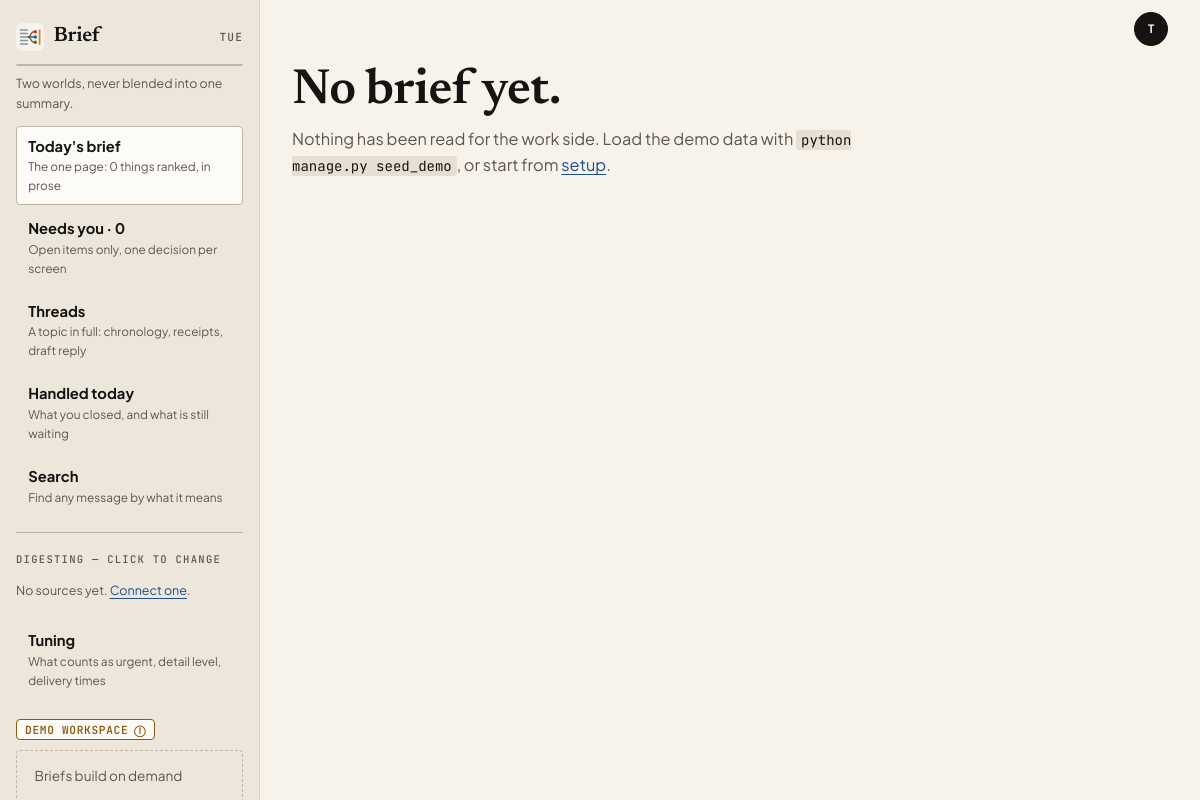
The page /work/brief/ (signed in) on the database as committed earlier.
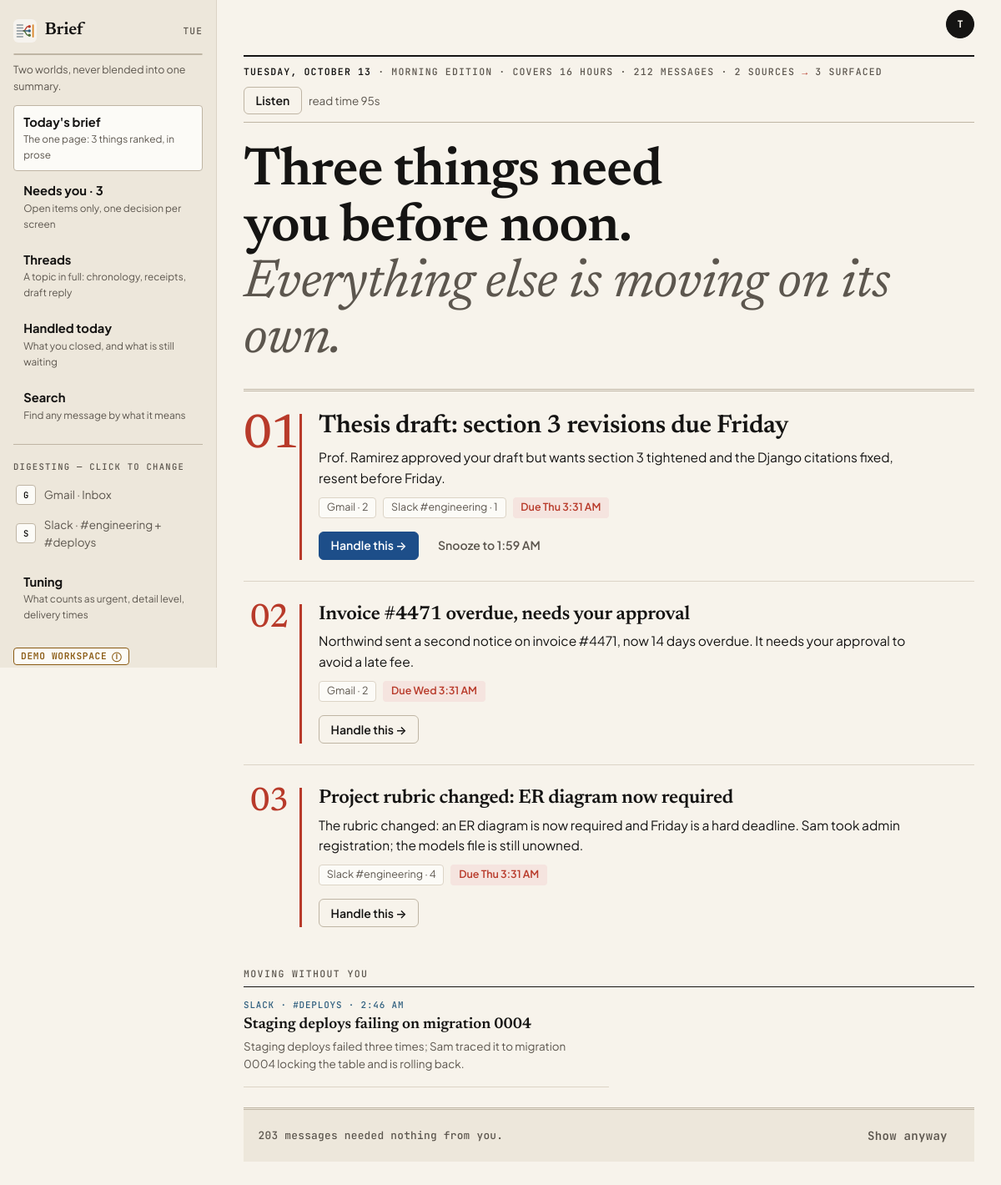
The same page on the database as committed later.
### unopsis/models.py (models this page shows, shortened)
class Connection(models.Model):
    class Status(models.TextChoices):
        CONNECTED = "connected", "Connected"
        ERROR = "error", "Error"
        REVOKED = "revoked", "Revoked"
    space = models.ForeignKey(Space, on_delete=models.CASCADE, related_name="connections")
    provider = models.CharField(max_length=32, choices=Provider.choices)
    external_account = models.CharField(
        max_length=254,
        help_text="Identifier at the provider, e.g. an address, workspace, or handle.",
    )
    display_name = models.CharField(max_length=120, blank=True)
    status = models.CharField(max_length=16, choices=Status.choices, default=Status.CONNECTED)
    read_only = models.BooleanField(default=True)
    token_ref = models.CharField(
        max_length=200, blank=True,
        help_text=(
            "Opaque pointer to credentials held in a secrets store. No token "
            "material is ever written to this table."
        ),
    )
    included_scopes = models.JSONField(
        default=list, blank=True,
        help_text=(
            'Which channels/labels/chats count, e.g. '
            '[{"id":"C08KJ21X","name":"#engineering","type":"channel"}]. '
            "Excluded scopes are simply absent."
        ),
    )
    last_synced_at = models.DateTimeField(null=True, blank=True)
    last_error = models.TextField(blank=True)
    class Meta:
        ordering = ["space", "provider", "external_account"]
        constraints = [
            models.UniqueConstraint(
                fields=["space", "provider", "external_account"],
                name="uniq_connection_per_space_provider_account",
            )
        ]

class Brief(models.Model):
    class Trigger(models.TextChoices):
        SCHEDULED = "scheduled", "Scheduled"
        ON_DEMAND = "on_demand", "On demand"
    class Status(models.TextChoices):
        BUILDING = "building", "Building"
        READY = "ready", "Ready"
        FAILED = "failed", "Failed"
    space = models.ForeignKey(Space, on_delete=models.CASCADE, related_name="briefs")
    window_start = models.DateTimeField()
    window_end = models.DateTimeField()
    trigger = models.CharField(max_length=16, choices=Trigger.choices)
    status = models.CharField(max_length=16, choices=Status.choices, default=Status.BUILDING)
    headline = models.CharField(
        max_length=200, blank=True,
        help_text='The one line at the top, e.g. "Three things need you before noon."',
    )
    message_count = models.PositiveIntegerField(default=0)
    topic_count = models.PositiveIntegerField(default=0)
    read_seconds = models.PositiveIntegerField(default=0, help_text="Estimated time to read.")
    steps = models.JSONField(
        default=list, blank=True,
        help_text=(
            'Generation progress for the waiting screen, e.g. '
            '[{"label":"Reading 212 messages","status":"done","ms":3100}].'
        ),
    )
    model_version = models.CharField(max_length=80, blank=True)
    generated_at = models.DateTimeField(null=True, blank=True)
    class Meta:
        ordering = ["-window_end"]
        constraints = [
            models.UniqueConstraint(
                fields=["space", "window_start", "window_end"],
                condition=Q(trigger="scheduled"),
                name="uniq_scheduled_brief_per_window",
            )
        ]

class BriefItem(models.Model):
    class Lane(models.TextChoices):
        NEEDS_YOU = "needs_you", "Needs you"
        MOVING = "moving", "Moving without you"
        FYI = "fyi", "FYI"
    class State(models.TextChoices):
        OPEN = "open", "Open"
        HANDLED = "handled", "Handled"
        SNOOZED = "snoozed", "Snoozed"
        DISMISSED = "dismissed", "Dismissed"
    brief = models.ForeignKey(Brief, on_delete=models.CASCADE, related_name="items")
    title = models.CharField(max_length=200, help_text="The subject this item is about.")
    messages = models.ManyToManyField(
        Message, related_name="brief_items", blank=True,
        help_text="The receipts: every message this item's summary rests on.",
    )
    primary_message = models.ForeignKey(
        Message,
        on_delete=models.SET_NULL,
        null=True, blank=True, related_name="lead_for_items",
    )
    lane = models.CharField(max_length=16, choices=Lane.choices)
    rank = models.PositiveIntegerField()
    summary = models.TextField()
    why = models.TextField(blank=True, help_text="Why this surfaced -- shown on demand.")
    deadline_at = models.DateTimeField(null=True, blank=True)
    state = models.CharField(max_length=16, choices=State.choices, default=State.OPEN)
    handled_at = models.DateTimeField(null=True, blank=True)
    snoozed_until = models.DateTimeField(null=True, blank=True)
    actions = models.JSONField(
        default=list, blank=True,
        help_text=(
            'Offered actions, e.g. '
            '[{"kind":"reply","label":"Reply to Prof. Ramirez","primary":true}].'
        ),
    )
    draft_body = models.TextField(blank=True, help_text="A reply composed but not yet sent.")
    draft_sent_at = models.DateTimeField(null=True, blank=True)
    open_count = models.PositiveIntegerField(default=0)
    feedback = models.SmallIntegerField(
        default=0, help_text="-1 thumbs down, 0 none, +1 thumbs up."
    )
    class Meta:
        ordering = ["lane", "rank"]
        constraints = [
            models.UniqueConstraint(fields=["brief", "lane", "rank"], name="uniq_slot_per_brief"),
            models.UniqueConstraint(fields=["brief", "title"], name="uniq_title_per_brief"),
        ]

class Message(models.Model):
    connection = models.ForeignKey(Connection, on_delete=models.CASCADE, related_name="messages")
    author = models.ForeignKey(
        Person,
        on_delete=models.PROTECT,
        related_name="messages",
    )
    external_id = models.CharField(max_length=200, help_text="The provider's own message id.")
    scope_name = models.CharField(
        max_length=200, blank=True,
        help_text="Channel/label the message arrived in, denormalized from the provider.",
    )
    sent_at = models.DateTimeField()
    body = models.TextField()
    permalink = models.URLField(blank=True)
    is_noise = models.BooleanField(default=False)
    raw = models.JSONField(default=dict, blank=True)
    class Meta:
        ordering = ["-sent_at"]
        constraints = [
            models.UniqueConstraint(
                fields=["connection", "external_id"], name="uniq_message_per_connection"
            )
        ]
        indexes = [
            models.Index(fields=["connection", "sent_at"], name="idx_message_conn_sent"),
        ]

### unopsis/app_views.py (the view)
# urls.py: path("work/brief/", app_views.work_brief, name="app-work-brief"),
@login_required
def work_brief(request):
    space, brief, now = _world(WORK, request.user)
    needs = list(ui.lane_items(brief, NEEDS_YOU))
    for item in needs:
        item.chips = ui.source_chips(item)
    return _render_world(
        request, "unopsis/app/work_brief.html", WORK, "brief", space, brief, now,
        needs=needs,
        moving=ui.lane_items(brief, MOVING, states=(OPEN, HANDLED)),
        fyi=ui.lane_items(brief, FYI, states=(OPEN, HANDLED)),
        hours=ui.window_hours(brief),
        source_count=space.connections.count() if space else 0,
        quiet_count=ui.quiet_message_count(brief),
        broken=_broken(space),
        snooze_to=ui.snooze_until(space, now),
    )

### unopsis/app_urls.py (called while the page is built)
    def to_url(self, value):
        return value

### unopsis/app_views.py (called while the page is built)
def _world(kind, user):
    space = ui.current_space(kind, user)
    return space, ui.latest_brief(space), timezone.now()

def _render_world(request, template, kind, active, space, brief, now, **extra):
    context = {"active": active, "brief": brief, **ui.sidebar_context(kind, space, brief, now)}
    context.update(extra)
    return render(request, template, context)

def _broken(space):
    return list(space.connections.filter(status=Connection.Status.ERROR)) if space else []

### unopsis/templatetags/app_ui.py (called while the page is built)
@register.filter
def initials(name):
    parts = str(name or "").replace(".", " ").split()
    return "".join(part[0] for part in parts[:2]).upper() or "?"

@register.filter
def provider_letter(value):
    if value is None:
        return "·"
    label = value.get_provider_display() if hasattr(value, "get_provider_display") else str(value)
    return label[:1].upper() or "·"

### unopsis/ui.py (called while the page is built)
def current_space(kind, user):
    if user is None or not user.is_authenticated:
        return None
    return Space.objects.filter(kind=kind, user=user).order_by("pk").first()

### templates/unopsis/app/work_brief.html (shortened to what this page needs)
{% extends "unopsis/app/shell.html" %}
{% load app_ui %}
{% block rail %}{% include "unopsis/app/_rail_world.html" %}{% endblock %}
{% block rail_foot %}{% include "unopsis/app/_rail_world_foot.html" %}{% endblock %}
{% block app_content %}
{% if not brief %}
  <h1 class="page-title">No brief yet.</h1>
  <p class="page-sub">Nothing has been read for the work side. Load the demo data with
    <code>python manage.py seed_demo</code>, or start from <a href="{% url 'app-setup-world' %}">setup</a>.</p>
{% else %}
  <div class="masthead">
    <span class="dateline">
      <b>{{ brief.window_end|date:"l, F j" }}</b>
      · {% with hour=brief.window_end|date:"G"|add:0 %}{% if hour < 12 %}Morning{% elif hour < 17 %}Afternoon{% else %}Evening{% endif %}{% endwith %} edition
      · Covers {{ hours }} hours · {{ brief.message_count }} messages · {{ source_count }} sources
      <span class="arrow">→</span> {{ needs|length }} surfaced
    </span>
    <span class="d-flex align-items-center gap-2">
      <button type="button" class="btn-app" data-listen="#brief-body">Listen</button>
      <span class="meta">read time {{ brief.read_seconds }}s</span>
    </span>
  </div>
  <div id="brief-body">
    <h1 class="page-title page-title--lead">{{ brief.headline|default:"Here is your brief." }}{% if moving %}<br><span class="soft">Everything else is moving on its own.</span>{% endif %}</h1>
    <hr class="rule-double mt-4 mb-0">
    {% for item in needs %}
      <article class="ed-item {% if forloop.first %}ed-item--lead{% endif %}">
        <span class="ed-num"><span class="visually-hidden">Number </span>{{ forloop.counter|stringformat:"02d" }}</span>
        <div>
          <h2 class="ed-title">{{ item.title }}</h2>
          <p class="ed-sum">{{ item.summary }}</p>
          <p class="d-flex flex-wrap gap-2 mb-3">
            {% for chip in item.chips %}<span class="chip">{{ chip.label }} · {{ chip.count }}</span>{% empty %}<span class="meta">no receipts cited</span>{% endfor %}
            {% if item.deadline_at %}<span class="chip chip--due">Due {{ item.deadline_at|date:"D g:i A" }}</span>{% endif %}
          </p>
          <div class="d-flex flex-wrap gap-2">
            <a class="btn-app {% if forloop.first %}btn-app--primary{% endif %}" href="{% url 'app-work-focus' item.pk %}">Handle this →</a>
            {% if forloop.first %}
              <form method="post" action="{% url 'app-item-action' item.pk %}">{% csrf_token %}
                <button class="btn-app btn-app--quiet" type="submit">Snooze to {{ snooze_to|time:"g:i A" }}</button>
              </form>
            {% endif %}
          </div>
        </div>
      </article>
    {% empty %}
      <p class="hint mt-4">Nothing needs you right now. <a href="{% url 'app-work-handled' %}">See what you handled today</a>.</p>
    {% endfor %}
    {% if moving %}
      <section class="mt-4">
        <h2 class="h6">Moving without you</h2>
        <div class="dispatch-grid">
          {% for item in moving %}
            <div class="dispatch-cell">
              <span class="dl">{% if item.primary_message %}{{ item.primary_message.connection.get_provider_display }}{% if item.primary_message.scope_name %} · {{ item.primary_message.scope_name }}{% endif %} · <time datetime="{{ item.primary_message.sent_at|date:'c' }}">{{ item.primary_message.sent_at|time:"g:i A" }}</time>{% else %}Moving{% endif %}</span>
              <a class="dt" href="{% url 'app-thread' 'work' item.pk %}">{{ item.title }}</a>
              {% if item.summary %}<span class="meta">{{ item.summary }}</span>{% endif %}
            </div>
          {% endfor %}
        </div>
      </section>
    {% endif %}
  </div>
  <details class="colophon mt-4">
    <summary class="d-flex justify-content-between align-items-center gap-2">
      <span>{{ quiet_count }} message{{ quiet_count|pluralize }} needed nothing from you.</span>
      <span class="btn-app btn-app--quiet">Show anyway</span>
    </summary>
  </details>
{% endif %}
{% endblock %}

### templates/unopsis/app/_rail_world.html (shortened to what this page needs)
{% load static app_ui %}
<div class="rail-brand">
  <img class="rail-logo" src="{% static 'img/unopsis-logo.svg' %}" alt="">
  {% if world == 'work' %}Brief{% else %}Catch up{% endif %}
  <span class="rail-day">{{ today|date:"D" }}</span>
</div>
<nav class="segmented" aria-label="Switch world">
  <a href="{% url 'app-work-brief' %}" class="{% if world == 'work' %}is-on{% endif %}"
     {% if world == 'work' %}aria-current="page"{% endif %}>Work</a>
  <a href="{% url 'app-personal-catchup' %}" class="{% if world == 'personal' %}is-on{% endif %}"
     {% if world == 'personal' %}aria-current="page"{% endif %}>Personal</a>
</nav>
<p class="rail-note">{% if world == 'work' %}Two worlds, never blended into one summary.{% else %}Different sources, different ranking.{% endif %}</p>
{% if world == 'work' %}
  <a class="rail-link {% if active == 'brief' %}is-active{% endif %}" href="{% url 'app-work-brief' %}">
    <strong>Today's brief</strong><small>The one page: {{ needs_you_count }} thing{{ needs_you_count|pluralize }} ranked, in prose</small></a>
  <a class="rail-link {% if active == 'needs-you' %}is-active{% endif %}" href="{% url 'app-work-needs-you' %}">
    <strong>Needs you · {{ needs_you_count }}</strong><small>Open items only, one decision per screen</small></a>
  <a class="rail-link {% if active == 'threads' %}is-active{% endif %}"
     href="{% if first_needs_you %}{% url 'app-thread' 'work' first_needs_you.pk %}{% else %}{% url 'app-work-brief' %}{% endif %}">
    <strong>Threads</strong><small>A topic in full: chronology, receipts, draft reply</small></a>
  <a class="rail-link {% if active == 'handled' %}is-active{% endif %}" href="{% url 'app-work-handled' %}">
    <strong>Handled today</strong><small>What you closed, and what is still waiting</small></a>
  <a class="rail-link {% if active == 'search' %}is-active{% endif %}" href="{% url 'app-search' %}?world=work">
    <strong>Search</strong><small>Find any message by what it means</small></a>
  <hr>
  <p class="rail-label">Digesting — click to change</p>
  {% for row in connections %}
    <a class="rail-source {% if row.broken %}is-broken{% endif %}" href="{% url 'app-setup-scope' %}">
      <span class="tile">{{ row.connection|provider_letter }}</span>
      <span>{% if row.broken %}{{ row.connection.get_provider_display }} · can't sync{% else %}{{ row.label }}{% endif %}</span>
    </a>
  {% empty %}
    <p class="rail-note">No sources yet. <a href="{% url 'app-setup-sources' %}">Connect one</a>.</p>
  {% endfor %}
  <a class="rail-link mt-2" href="{% url 'app-setup-tuning' %}">
    <strong>Tuning</strong><small>What counts as urgent, detail level, delivery times</small></a>
{% endif %}

Rows that differ between the two databases and show on the page:
added Connection: connection|provider_letter "G", label "Gmail · Inbox"
added Connection: connection|provider_letter "S", label "Slack · #engineering + #deploys"
added Brief: window_end "TUESDAY, OCTOBER 13", message_count "212", read_seconds "95", headline "Three things need you before noon."
added BriefItem: title "Thesis draft: section 3 revisions due Friday", summary "Prof. Ramirez approved your draft but wants section 3 tightened and the Django citations fixed, resent before Friday.", label "Gmail" "Slack #engineering", count "2" "1", deadline_at "Thu 3:31 AM", snooze_to "1:59 AM", shown under "Three things need you before noon.Everything else is moving on its own."
added BriefItem: title "Invoice #4471 overdue, needs your approval", summary "Northwind sent a second notice on invoice #4471, now 14 days overdue. It needs your approval to avoid a late fee.", label "Gmail", count "2", deadline_at "Wed 3:31 AM", shown under "Three things need you before noon.Everything else is moving on its own."
added BriefItem: title "Project rubric changed: ER diagram now required", summary "The rubric changed: an ER diagram is now required and Friday is a hard deadline. Sam took admin registration; the models file is still unowned.", label "Slack #engineering", count "4", deadline_at "Thu 3:31 AM", shown under "Three things need you before noon.Everything else is moving on its own."
added BriefItem: primary_message.connection.provider "SLACK", primary_message.scope_name "#DEPLOYS", primary_message.sent_at "2:46 AM", title "Staging deploys failing on migration 0004", summary "Staging deploys failed three times; Sam traced it to migration 0004 locking the table and is rolling back.", shown under "MOVING WITHOUT YOU"
Other text that changed with them:
{{ needs_you_count }}: "0" → "3"
{{ hours }}: (not shown) → "16"
{{ source_count }}: (not shown) → "2"
{{ needs|length }}: (not shown) → "3"
{{ quiet_count }}: (not shown) → "203"
text no longer shown: "No sources yet. Connect one . Briefs build on demand No brief yet. Nothing has been read for the work side. Load the demo data with python manage.py seed_demo , or start from setup ."
text now shown: "· MORNING EDITION · COVERS HOURS · MESSAGES · SOURCES → SURFACED Listen read time s Everything else is moving on its own. MOVING WITHOUT YOU message needed nothing from you. Show anyway"
